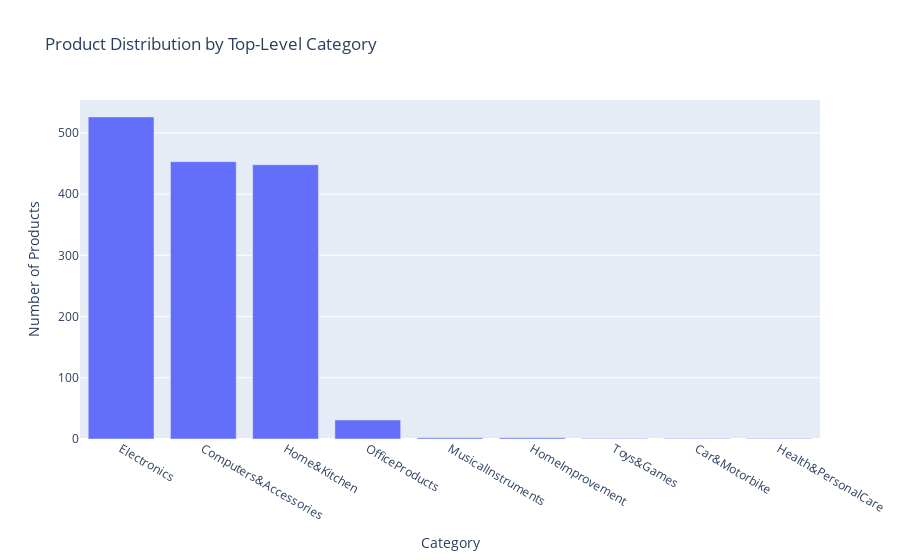

The notebook cell this image was saved under:
### Code cell
top_categories = data["category_top"].value_counts().head(10)

fig = px.bar(
    top_categories,
    x=top_categories.index,
    y=top_categories.values,
    title="Product Distribution by Top-Level Category",
    labels={"y": "Number of Products", "x": "Category"}
)

# Fixes x-label bug
fig.update_layout(
    xaxis_title="Category",
    yaxis_title="Number of Products"
)

fig.show()

### Figure 1 — Plotly figure (JSON) as saved in the notebook; plotly's stock layout.template omitted (floating-point values rounded to 4 significant figures)
{"data": [{"hovertemplate": "category_top=%{x}<br>Number of Products=%{y}<extra></extra>", "legendgroup": "", "marker": {"color": "#636efa", "pattern": {"shape": ""}}, "name": "", "orientation": "v", "showlegend": false, "textposition": "auto", "type": "bar", "x": ["Electronics", "Computers&Accessories", "Home&Kitchen", "OfficeProducts", "MusicalInstruments", "HomeImprovement", "Toys&Games", "Car&Motorbike", "Health&PersonalCare"], "xaxis": "x", "y": [526, 453, 448, 31, 2, 2, 1, 1, 1], "yaxis": "y"}], "layout": {"barmode": "relative", "legend": {"tracegroupgap": 0}, "title": {"text": "Product Distribution by Top-Level Category"}, "xaxis": {"anchor": "y", "domain": [0, 1], "title": {"text": "Category"}}, "yaxis": {"anchor": "x", "domain": [0, 1], "title": {"text": "Number of Products"}}}}
